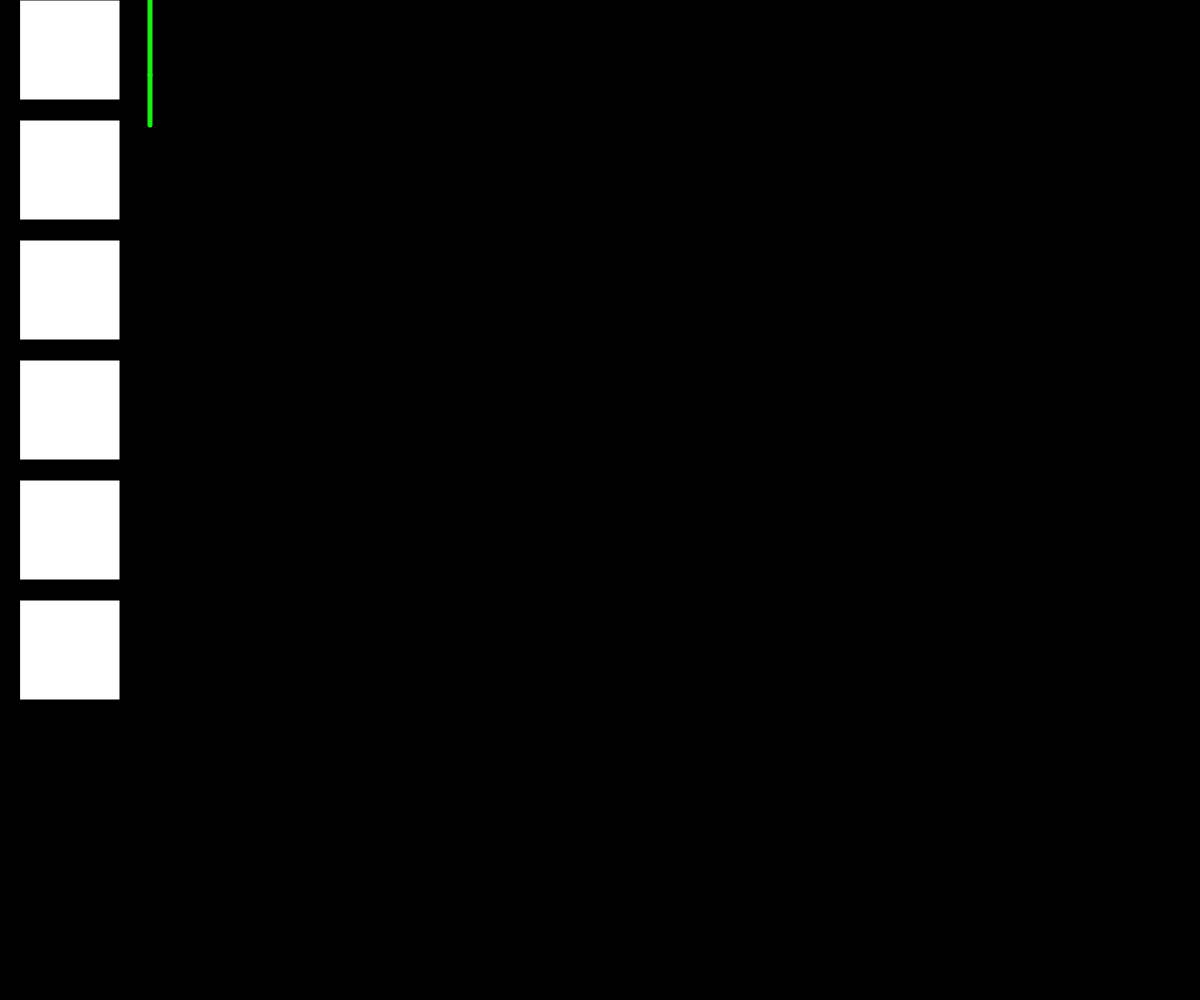
Frame 1 (no input)
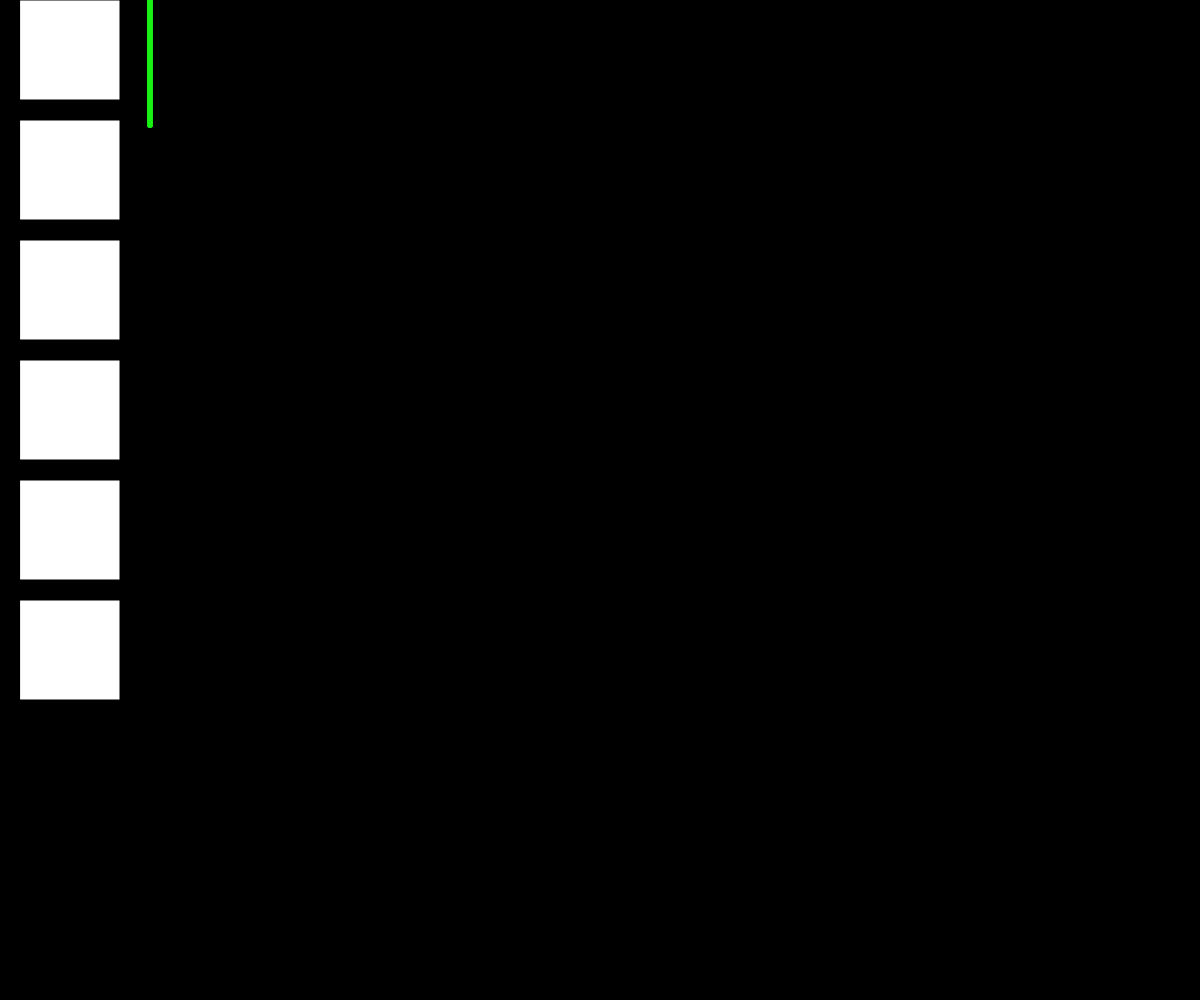
Frame 60 (no input)
Frame 120 (the mouse pressed at the canvas centre since frame 60): identical to frame 60, image omitted

The p5.js sketch that drew these frames (run headless with seeded random() and noise() and a simulated clock; from frame 60 on, the mouse is pressed at the canvas centre):

// p5.js sketch
// ── sketch.js
var whiteButtons = [];
var react = [];
var bg = (0,0,0);
var off = off;


function setup() {
  createCanvas(windowWidth, windowHeight);
  background(bg);
  currFrameRate = frameRate(60);

  for (var i = 0; i < 6; i++) {
    whiteButtons[i] = new Button(20,i*120,100,100,i);
  }
  for (var b = 0; b < 2; b++) {
    react[b] = new React(150,b*125,150,75);
  }
}

function draw() {
  background(0,0,0,5);
  for (var i = 0; i < whiteButtons.length; i++) {
    whiteButtons[i].draw();
    if(whiteButtons[0].isPressed){
      react[0].move();
      background(22,22,22,5);
    }
    if(whiteButtons[1].isPressed){
      react[1].move();
    }
  }
  for (var b = 0; b < react.length; b++) {
    react[b].display();
  }
}
function mousePressed(){
  var isPressed;
  for (var i = 0; i < whiteButtons.length; i++) {
    isPressed = whiteButtons[i].check();
  if (isPressed){
    if(i===0){
      bg=(255,50,50);
    }
    if(i===1)
      bg=(25,255,25);
    }
    if(i===2){
      bg='#f3f3f3';
    }
    if(i===3){
      bg='#808080';
    }
    if(i===4){
      bg='#800000';
    }
    if(i===5){
      bg='#000000';
    }
  }

  }

// ── click.js

function Button(x,y,w,h,id){
  this.x = x;
  this.y = y;
  this.w = w;
  this.h = h;
  this.isPressed = false;
  this.id = id;
}

Button.prototype.draw = function(){

  push();
  rect(this.x,this.y,this.w,this.h);
  pop();
};

Button.prototype.check = function(){
  if(
    mouseX >= this.x &&
    mouseX <= this.x + this.w &&
    mouseY >= this.y &&
    mouseY <= this.y + this.h
  ){
    console.log("button " + this.id + " pressed");
    this.isPressed = !this.isPressed;
    return true;
  }else{
    return false;
  }

};

// ── react.js
function React(x1,y1,x2,y2){
  this.x1 = x1;
  this.y1 = y1;
  this.x2 = x2;
  this.y2 = y2;
  this.isPressed = false;
}

React.prototype.display = function(){

  push();
    strokeWeight(5);
    stroke(25,240,20);
    fill(255,255,255);
    line(this.x1,this.y1,this.x2,this.y2);
  pop();

};

React.prototype.move = function(){
  this.x1 = this.x1 +1;
  this.x2 = this.x2 +1;
  this.y1 = random(25,50);
  this.y2 = random(50,75);
  if (this.x1>=windowWidth) {
    this.x1 = 150;
    this.x2 = 150;

  }


};
